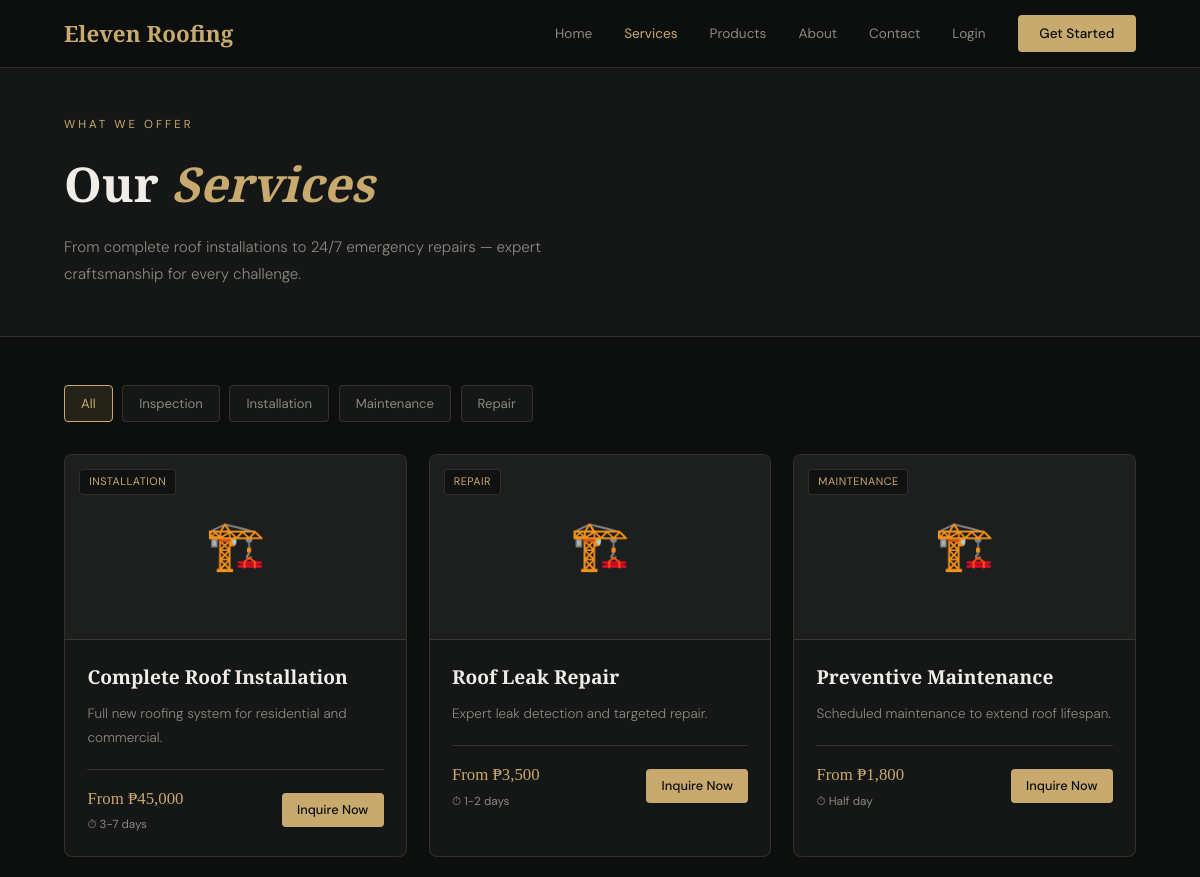
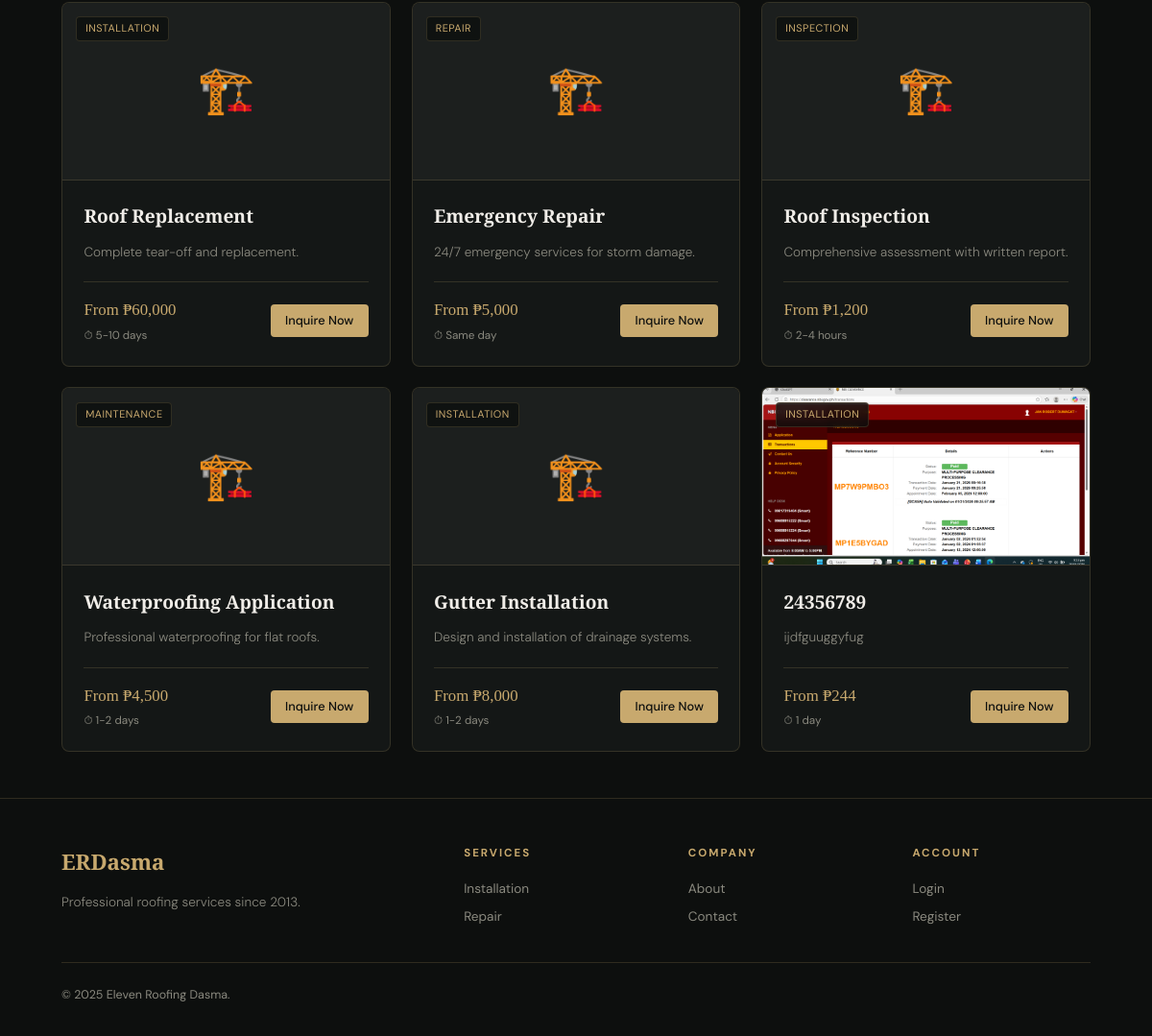
/services.php, run on the app's committed database (2 pictures, top to bottom).
### tables this page shows
CREATE TABLE `services` (
  `service_id` int(11) NOT NULL AUTO_INCREMENT,
  `service_name` varchar(100) NOT NULL,
  `description` text DEFAULT NULL,
  `category` varchar(50) DEFAULT NULL,
  `price_from` decimal(12,2) DEFAULT NULL,
  `duration` varchar(60) DEFAULT NULL,
  `image_path` varchar(500) DEFAULT NULL,
  `is_active` tinyint(4) DEFAULT 1,
  `created_at` timestamp NOT NULL DEFAULT current_timestamp(),
  `updated_at` timestamp NOT NULL DEFAULT current_timestamp() ON UPDATE current_timestamp(),
  PRIMARY KEY (`service_id`)
);

### config/session.php (called while the page is built, shortened)
<?php
function isLoggedIn(): bool { return isset($_SESSION['user']); }

### config/database.php (called while the page is built, shortened)
<?php
function db(): PDO {
    static $pdo = null;
    if ($pdo === null) {
        $dsn = "mysql:host=".DB_HOST.";dbname=".DB_NAME.";charset=".DB_CHARSET;
        $pdo = new PDO($dsn, DB_USER, DB_PASS, [
            PDO::ATTR_ERRMODE => PDO::ERRMODE_EXCEPTION,
            PDO::ATTR_DEFAULT_FETCH_MODE => PDO::FETCH_ASSOC,
            PDO::ATTR_EMULATE_PREPARES => false,
        ]);
    }
    return $pdo;
}

### includes/helpers.php (called while the page is built, shortened)
<?php
function h(string $s): string { return htmlspecialchars($s, ENT_QUOTES, 'UTF-8'); }
function fmtNum(float $n): string { return number_format($n); }

### public/services.php (the view, shortened to what this page needs)
<?php
require_once __DIR__.'/../config/database.php';
require_once __DIR__.'/../config/session.php';
require_once __DIR__.'/../includes/helpers.php';
$cat=$_GET['cat']??'all';
$cats=db()->query("SELECT DISTINCT category FROM services WHERE is_active=1 ORDER BY category")->fetchAll(PDO::FETCH_COLUMN);
if($cat==='all') { $st=db()->query("SELECT * FROM services WHERE is_active=1 ORDER BY service_id"); } else { $st=db()->prepare("SELECT * FROM services WHERE is_active=1 AND category=? ORDER BY service_id"); $st->execute([$cat]); }
$services=$st->fetchAll();
?><!DOCTYPE html><html lang="en"><head>
<link rel="stylesheet" href="../assets/css/base.css"><link rel="stylesheet" href="css/services.css">
</head><body>
<nav class="site-nav"><a href="index.php" class="nav-logo">Eleven Roofing</a><div class="nav-links"><a href="index.php">Home</a><a href="services.php" class="active">Services</a><a href="products.php">Products</a><a href="about.php">About</a><a href="contact.php">Contact</a><?php if(isLoggedIn()):?><a href="<?=getDashboardUrl()?>">Dashboard</a><?php else:?><a href="../auth/login.php">Login</a><a href="../auth/register.php" class="nav-cta">Get Started</a><?php endif;?></div></nav>
<div class="page-hero"><div class="page-hero-inner"><p class="page-label">What We Offer</p><h1 class="page-title">Our <em>Services</em></h1><p class="page-sub">From complete roof installations to 24/7 emergency repairs — expert craftsmanship for every challenge.</p></div></div>
<div style="max-width:1200px;margin:0 auto;padding:3rem 4rem">
  <div class="filter-bar">
    <a href="services.php" class="filter-btn <?=$cat==='all'?'active':''?>">All</a>
    <?php foreach($cats as $c):?><a href="?cat=<?=urlencode($c)?>" class="filter-btn <?=$cat===$c?'active':''?>"><?=h($c)?></a><?php endforeach;?>
  </div>
  <div class="svc-full-grid">
    <?php foreach($services as $s):?>
    <div class="svc-full-card fade-in">
      <div class="svc-img-wrap"><?php if($s['image_path']&&file_exists(__DIR__.'/../'.$s['image_path'])):?><img src="../<?=h($s['image_path'])?>" alt="<?=h($s['service_name'])?>"><?php else:?><span style="font-size:3rem">🏗️</span><?php endif;?>
        <span class="svc-cat-tag"><?=h($s['category'])?></span>
      </div>
      <div class="svc-full-body">
        <h3><?=h($s['service_name'])?></h3>
        <p><?=h($s['description'])?></p>
        <div class="svc-full-foot">
          <div><div class="svc-full-price">From ₱<?=fmtNum($s['price_from'])?></div><div class="svc-full-dur">⏱ <?=h($s['duration'])?></div></div>
          <a href="inquiry.php?service=<?=urlencode($s['service_name'])?>" class="btn btn-primary btn-sm">Inquire Now</a>
        </div>
      </div>
    </div>
    <?php endforeach;?>
  </div>
</div>
<footer class="site-footer"><div class="footer-grid"><div class="footer-brand"><a href="index.php" class="nav-logo">ERDasma</a><p>Professional roofing services since 2013.</p></div><div class="footer-col"><h5>Services</h5><a href="services.php">Installation</a><a href="services.php">Repair</a></div><div class="footer-col"><h5>Company</h5><a href="about.php">About</a><a href="contact.php">Contact</a></div><div class="footer-col"><h5>Account</h5><a href="../auth/login.php">Login</a><a href="../auth/register.php">Register</a></div></div><div class="footer-bottom"><p>© 2025 Eleven Roofing Dasma.</p></div></footer>
</body></html>

### assets/css/base.css (style rules this page uses)
:root { --bg:#0d0f0e;--bg2:#141716;--bg3:#1c1f1e;--bg4:#222524;--accent:#c8a96e;--accent2:#e8c98e;--accent-dim:rgba(200,169,110,.12);--text:#f0ede8;--text2:#c8c5be;--muted:#8a897f;--border:rgba(200,169,110,.18);--border2:rgba(200,169,110,.30);--danger:#e05a4f;--danger-dim:rgba(224,90,79,.12);--success:#4caf72;--success-dim:rgba(76,175,114,.12);--warning:#e8a840;--warning-dim:rgba(232,168,64,.12);--info:#4a9fd4;--info-dim:rgba(74,159,212,.12);--owner:#9b59b6;--owner-dim:rgba(155,89,182,.12);--serif:'Playfair Display',Georgia,serif;--sans:'DM Sans',system-ui,sans-serif;--r:4px;--r2:8px;--nav:68px;--sidebar:240px }
*,*::before,*::after { margin:0;padding:0;box-sizing:border-box }
html { scroll-behavior:smooth }
body { font-family:var(--sans);background:var(--bg);color:var(--text);line-height:1.6;-webkit-font-smoothing:antialiased }
a { text-decoration:none;color:inherit }
img { max-width:100%;display:block }
.site-nav { position:fixed;top:0;width:100%;z-index:200;height:var(--nav);display:flex;align-items:center;justify-content:space-between;padding:0 4rem;background:rgba(13,15,14,.94);backdrop-filter:blur(14px);border-bottom:1px solid var(--border) }
.nav-logo { font-family:var(--serif);font-size:1.4rem;font-weight:700;color:var(--accent) }
.nav-links { display:flex;align-items:center;gap:2rem }
.nav-links a { font-size:.85rem;color:var(--muted);transition:color .2s }
.nav-links a:hover,.nav-links a.active { color:var(--accent) }
.nav-cta { background:var(--accent)!important;color:#0d0f0e!important;padding:.5rem 1.35rem;border-radius:var(--r);font-weight:500!important }
.page-hero { padding-top:var(--nav);background:var(--bg2);border-bottom:1px solid var(--border) }
.page-hero-inner { max-width:1200px;margin:0 auto;padding:3rem 4rem }
.page-label { font-size:.72rem;letter-spacing:3px;text-transform:uppercase;color:var(--accent);margin-bottom:.75rem }
.page-title { font-family:var(--serif);font-size:clamp(2rem,4vw,3rem);font-weight:700 }
.page-title em { color:var(--accent);font-style:italic }
.page-sub { color:var(--muted);font-size:.95rem;margin-top:.65rem;font-weight:300;max-width:560px;line-height:1.8 }
.site-footer { background:var(--bg);border-top:1px solid var(--border);padding:3rem 4rem 2rem }
.footer-grid { display:grid;grid-template-columns:2fr 1fr 1fr 1fr;gap:3rem;max-width:1200px;margin:0 auto }
.footer-brand p { color:var(--muted);font-size:.85rem;font-weight:300;line-height:1.8;margin-top:.75rem }
.footer-col h5 { font-size:.72rem;letter-spacing:2px;text-transform:uppercase;color:var(--accent);margin-bottom:1rem }
.footer-col a { display:block;color:var(--muted);font-size:.85rem;margin-bottom:.5rem;transition:color .2s }
.footer-bottom { max-width:1200px;margin:1.75rem auto 0;padding-top:1.5rem;border-top:1px solid var(--border);display:flex;justify-content:space-between }
.footer-bottom p { color:var(--muted);font-size:.78rem }
.btn { display:inline-flex;align-items:center;gap:.5rem;padding:.7rem 1.65rem;border-radius:var(--r);font-size:.875rem;font-weight:500;cursor:pointer;border:none;transition:all .2s;white-space:nowrap;text-decoration:none }
.btn-primary { background:var(--accent);color:#0d0f0e }
.btn-sm { padding:.42rem .95rem;font-size:.8rem }
.fade-in { opacity:0;transform:translateY(16px);transition:opacity .6s,transform .6s }
.fade-in.visible { opacity:1;transform:none }

### data on the page
services: category "INSTALLATION", service_name "Complete Roof Installation", description "Full new roofing system for residential and commercial.", price_from "45,000", duration "3-7 days"
services: category "REPAIR", service_name "Roof Leak Repair", description "Expert leak detection and targeted repair.", price_from "3,500", duration "1-2 days"
services: category "MAINTENANCE", service_name "Preventive Maintenance", description "Scheduled maintenance to extend roof lifespan.", price_from "1,800", duration "Half day"
services: category "INSTALLATION", service_name "Roof Replacement", description "Complete tear-off and replacement.", price_from "60,000", duration "5-10 days"
services: category "REPAIR", service_name "Emergency Repair", description "24/7 emergency services for storm damage.", price_from "5,000", duration "Same day"
services: category "INSPECTION", service_name "Roof Inspection", description "Comprehensive assessment with written report.", price_from "1,200", duration "2-4 hours"
services: category "MAINTENANCE", service_name "Waterproofing Application", description "Professional waterproofing for flat roofs.", price_from "4,500", duration "1-2 days"
services: category "INSTALLATION", service_name "Gutter Installation", description "Design and installation of drainage systems.", price_from "8,000", duration "1-2 days"
services: image_path (picture), category "INSTALLATION", service_name "24356789", description "ijdfguuggyfug", price_from "244", duration "1 day"

### other printed values
$c "Inspection"
$c "Installation"
$c "Maintenance"
$c "Repair"
